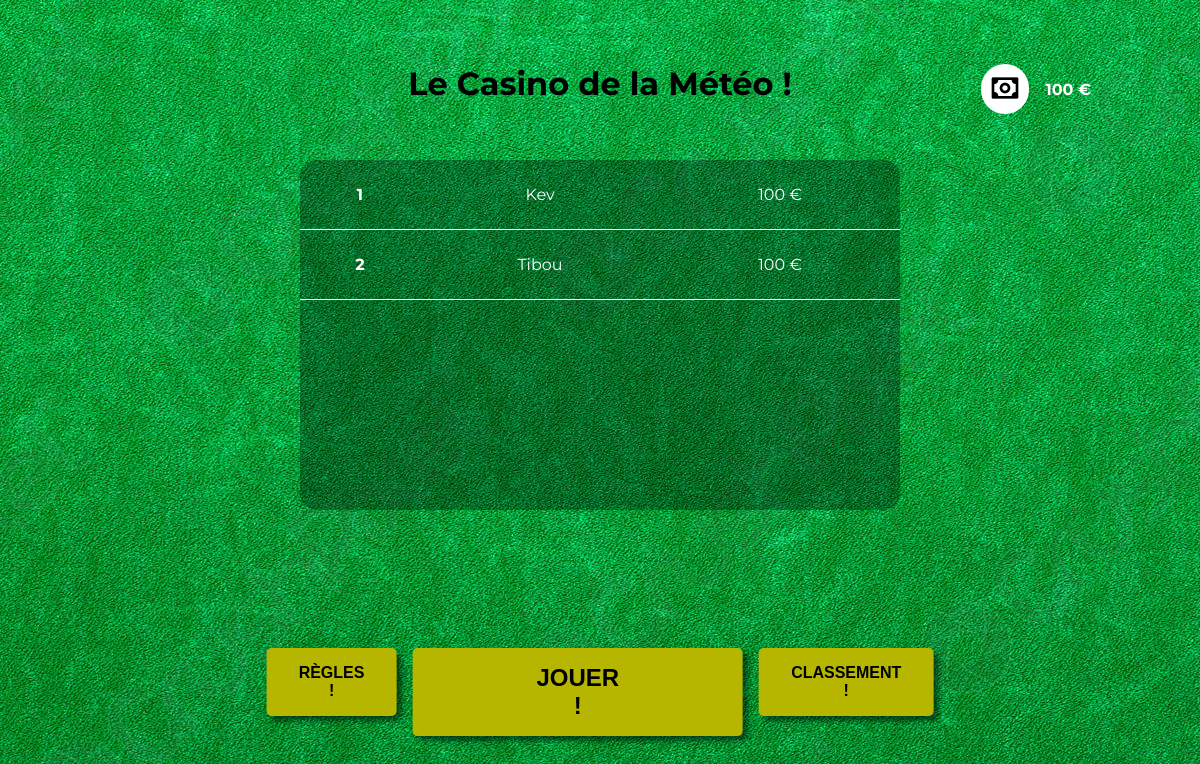
The app's page / (signed in), older data.
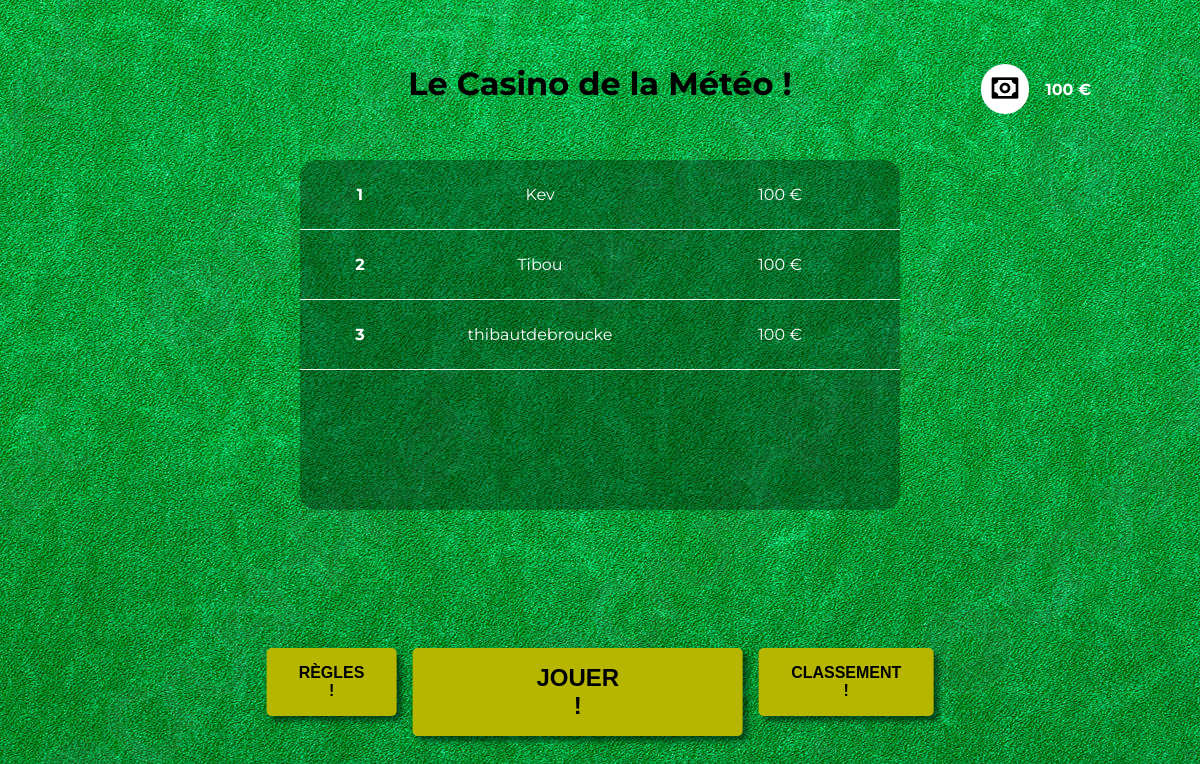
The same page, newer data.
### base/models.py (models this page shows)
class UserMoney(models.Model):
    user = models.ForeignKey(User, on_delete=models.CASCADE)
    money = models.IntegerField(default=100)

### base/views.py (the view)
# urls.py: 2. Add a URL to urlpatterns:  path('', Home.as_view(), name='home')
@login_required
def Home(request):
    user = UserMoney.objects.get(user=request.user)
    Moneyuser = user.money
    ranking = UserMoney.objects.all().order_by('-money')[:5]
    return render(request, 'home.html', {'money': Moneyuser, 'ranking': ranking})

### base/templates/home.html
{% extends 'layout/layout.html' %}
{% block content %}
<h1 style="text-align: center; margin-top: 64px">Le Casino de la Météo !</h1>
<section class="containerRanking">
    <div class="ranking">
        {% if ranking %}
            {% for userRank in ranking %}
                <div class="userRank">
                    <div style="width: 50%">
                        <p style="text-align: center; font-weight: bold">{{ forloop.counter }}</p>
                    </div>
                    <div style="width: 100%">
                        <p>{{ userRank.user.username }}</p>
                    </div>
                    <div style="width: 100%">
                        <p>{{ userRank.money }} €</p>
                    </div>
            </div>
            {% endfor %}
        {% endif %}
    </div>
</section>
<section class="footer">
    <a href="/rules">
        <button style="font-size: 16px;padding-inline: 32px;">Règles !</button>
    </a>
    <a href="/play">
        <button style="font-size: 24px;padding-inline: 124px;">JOUER !</button>
    </a>
    <a href="/ranking">
        <button style="font-size: 16px;padding-inline: 32px;">Classement !</button>
    </a>
</section>
{% endblock %}

### base/templates/layout/layout.html (shortened to what this page needs)
<!DOCTYPE html>
{% load static %}
<html lang="en">
<head>
    <link rel="stylesheet" href="{% static 'css/style.css' %}">
    <link href='https://unpkg.com/boxicons@2.1.4/css/boxicons.min.css' rel='stylesheet'>
</head>
<body>
    <div class="moneyUser">
        <div>
            <i class='bx bx-money'></i>
        </div>
        <div>
            <p id="money">{{ money }} €</p>
        </div>
    </div>
    {% block content %} {% endblock %}
</body>

### base/static/css/style.css (style rules this page uses)
* { margin: 0; padding: 0 }
body { font-family: 'Montserrat'; margin: 0; width: 100%; height: 100%; background-image: url("../images/table.jpg"); }
.moneyUser { display: flex; position: absolute; align-items: center; right: 64px; top: 64px; width: 200px; justify-content: center; gap: 16px; }
.moneyUser i { font-size: 32px; padding-right: 0.5px; }
.moneyUser p { color:white; font-weight: bold; }
.moneyUser div:first-child { background: white; padding: 8px; border-radius: 100px; }
.ranking { background: rgba(0, 0, 0, 0.3); height: 350px; width: 600px; color: white; border-radius: 16px; overflow-y: auto }
.ranking .userRank { display: flex; justify-content: space-evenly; padding-block: 25px; border-bottom: 1px solid white; }
.ranking .userRank p { text-align: center; }
.containerRanking { position: absolute; left: 50%; top: 20%; transform: translateX(-50%); }
button { border-radius: 5px; background: #b6b600; border: none; padding: 16px; text-transform: uppercase; font-weight: bold; box-shadow: 5px 5px 5px rgba(0, 0, 0, 0.5); }
.footer { position: absolute; left: 50%; bottom: 64px; transform: translateX(-50%); margin-top: 16px; display: flex; gap: 16px; }

Row changes from the older to the newer data that the page shows:
added UserMoney: user.username "thibautdebroucke", money "100"
